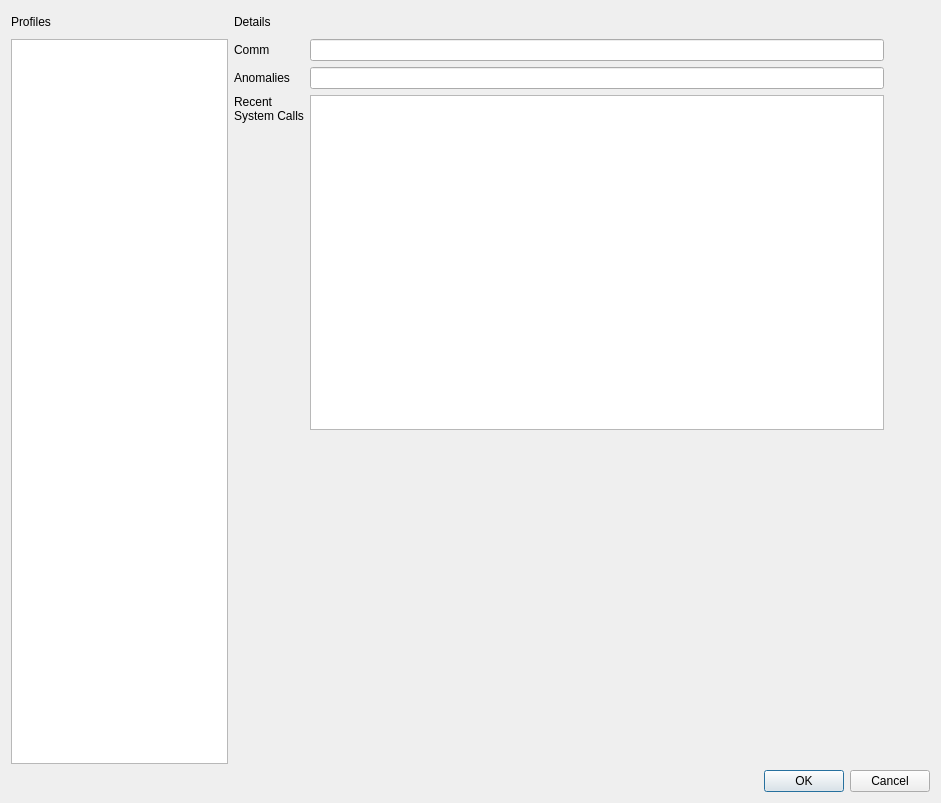
<?xml version="1.0" encoding="UTF-8"?>
<ui version="4.0">
 <class>ProfileDialog</class>
 <widget class="QDialog" name="ProfileDialog">
  <property name="geometry">
   <rect>
    <x>0</x>
    <y>0</y>
    <width>941</width>
    <height>803</height>
   </rect>
  </property>
  <property name="windowTitle">
   <string>View/Modify Profiles</string>
  </property>
  <property name="windowIcon">
   <iconset resource="resources.qrc">
    <normaloff>:/img/assets/img/icons/browser.png</normaloff>:/img/assets/img/icons/browser.png</iconset>
  </property>
  <layout class="QGridLayout" name="gridLayout">
   <item row="0" column="0">
    <layout class="QGridLayout" name="gridLayout_2">
     <property name="topMargin">
      <number>0</number>
     </property>
     <item row="1" column="1">
      <layout class="QGridLayout" name="gridLayout_3">
       <item row="0" column="1">
        <widget class="QLineEdit" name="lineEdit"/>
       </item>
       <item row="0" column="0">
        <widget class="QLabel" name="label_3">
         <property name="text">
          <string>Comm</string>
         </property>
        </widget>
       </item>
       <item row="3" column="0">
        <spacer name="verticalSpacer">
         <property name="orientation">
          <enum>Qt::Vertical</enum>
         </property>
         <property name="sizeHint" stdset="0">
          <size>
           <width>20</width>
           <height>40</height>
          </size>
         </property>
        </spacer>
       </item>
       <item row="1" column="0">
        <widget class="QLabel" name="label_4">
         <property name="text">
          <string>Anomalies</string>
         </property>
        </widget>
       </item>
       <item row="1" column="1">
        <widget class="QLineEdit" name="lineEdit_2"/>
       </item>
       <item row="2" column="1">
        <widget class="QListWidget" name="syscalls"/>
       </item>
       <item row="2" column="0" alignment="Qt::AlignTop">
        <widget class="QLabel" name="label_5">
         <property name="text">
          <string>Recent
System Calls</string>
         </property>
        </widget>
       </item>
      </layout>
     </item>
     <item row="0" column="1">
      <widget class="QLabel" name="label_2">
       <property name="sizePolicy">
        <sizepolicy hsizetype="Preferred" vsizetype="Preferred">
         <horstretch>3</horstretch>
         <verstretch>0</verstretch>
        </sizepolicy>
       </property>
       <property name="text">
        <string>Details</string>
       </property>
      </widget>
     </item>
     <item row="1" column="0">
      <widget class="QListWidget" name="profile_list"/>
     </item>
     <item row="0" column="0">
      <widget class="QLabel" name="label">
       <property name="sizePolicy">
        <sizepolicy hsizetype="Preferred" vsizetype="Preferred">
         <horstretch>1</horstretch>
         <verstretch>0</verstretch>
        </sizepolicy>
       </property>
       <property name="text">
        <string>Profiles</string>
       </property>
      </widget>
     </item>
     <item row="0" column="2">
      <widget class="QPushButton" name="refresh_button">
       <property name="sizePolicy">
        <sizepolicy hsizetype="Minimum" vsizetype="Fixed">
         <horstretch>0</horstretch>
         <verstretch>0</verstretch>
        </sizepolicy>
       </property>
       <property name="toolTip">
        <string>Refresh</string>
       </property>
       <property name="text">
        <string/>
       </property>
       <property name="icon">
        <iconset resource="resources.qrc">
         <normaloff>:/img/assets/img/icons/redo.png</normaloff>:/img/assets/img/icons/redo.png</iconset>
       </property>
       <property name="default">
        <bool>false</bool>
       </property>
       <property name="flat">
        <bool>true</bool>
       </property>
      </widget>
     </item>
    </layout>
   </item>
   <item row="1" column="0" alignment="Qt::AlignBottom">
    <widget class="QDialogButtonBox" name="buttonBox">
     <property name="orientation">
      <enum>Qt::Horizontal</enum>
     </property>
     <property name="standardButtons">
      <set>QDialogButtonBox::Cancel|QDialogButtonBox::Ok</set>
     </property>
    </widget>
   </item>
  </layout>
 </widget>
 <resources>
  <include location="resources.qrc"/>
 </resources>
 <connections>
  <connection>
   <sender>buttonBox</sender>
   <signal>accepted()</signal>
   <receiver>ProfileDialog</receiver>
   <slot>accept()</slot>
   <hints>
    <hint type="sourcelabel">
     <x>248</x>
     <y>254</y>
    </hint>
    <hint type="destinationlabel">
     <x>157</x>
     <y>274</y>
    </hint>
   </hints>
  </connection>
  <connection>
   <sender>buttonBox</sender>
   <signal>rejected()</signal>
   <receiver>ProfileDialog</receiver>
   <slot>reject()</slot>
   <hints>
    <hint type="sourcelabel">
     <x>316</x>
     <y>260</y>
    </hint>
    <hint type="destinationlabel">
     <x>286</x>
     <y>274</y>
    </hint>
   </hints>
  </connection>
 </connections>
</ui>
